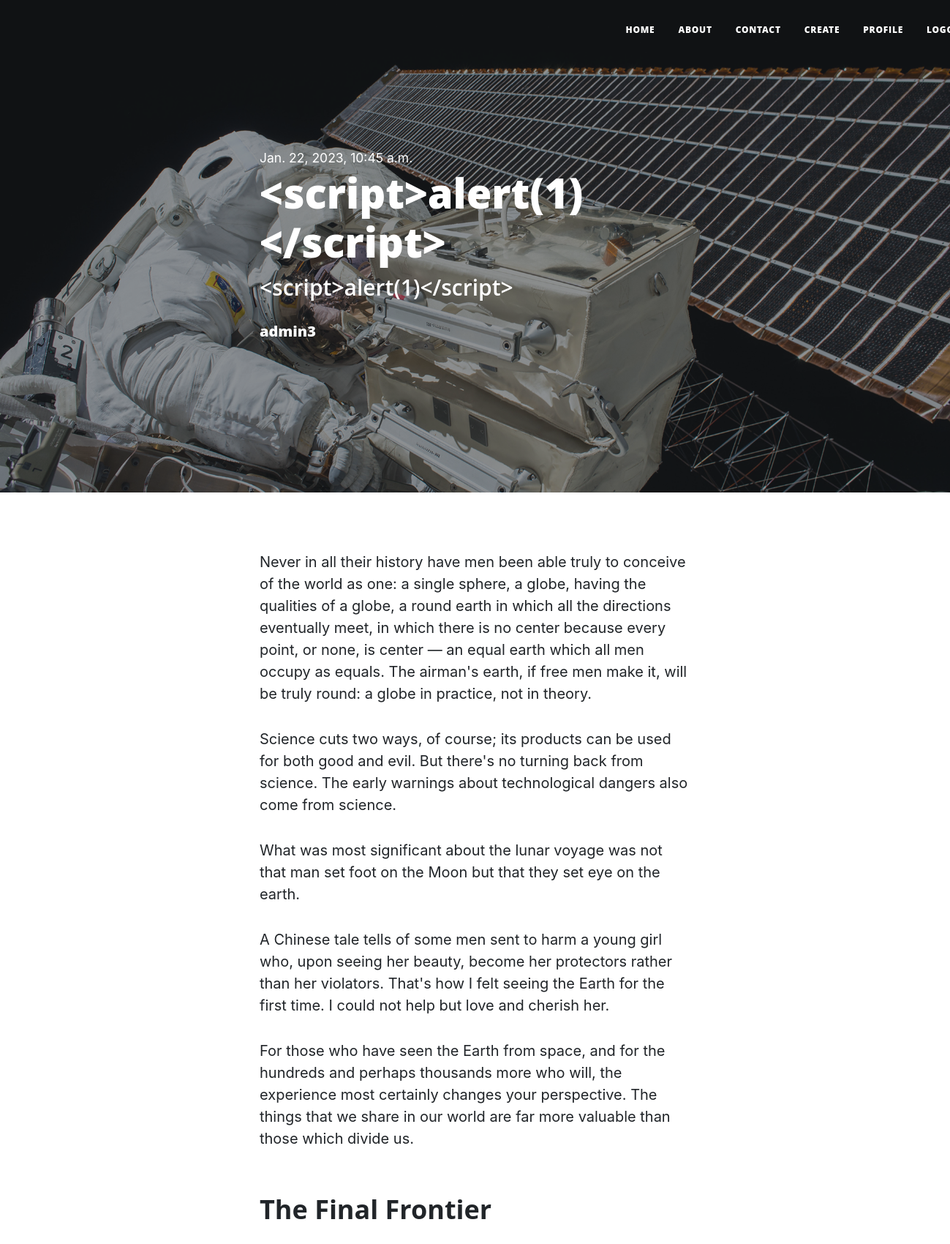
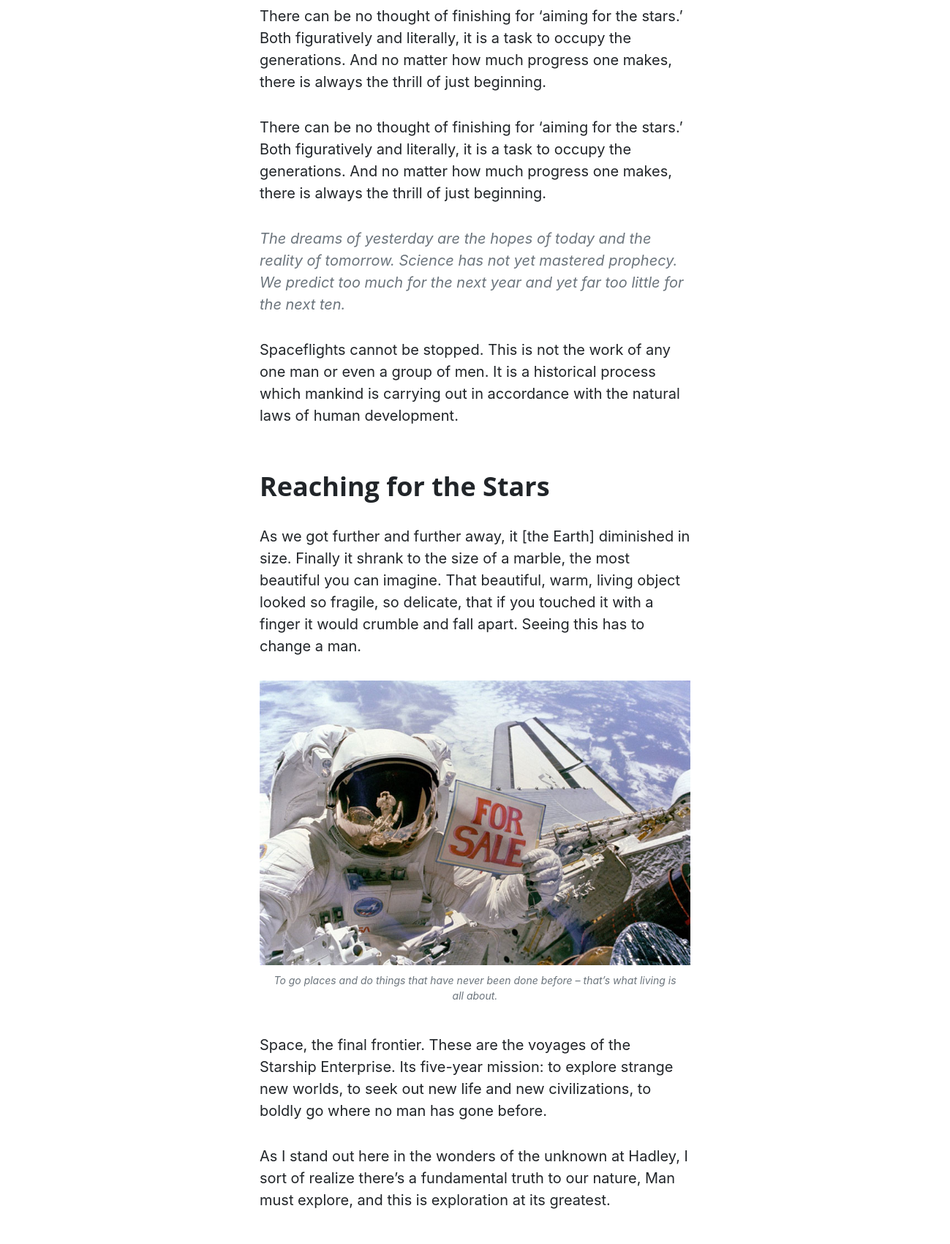
Page /post/11/ (signed in, upper part) on the committed database (2 pictures, top to bottom).
### posts/models.py (models this page shows, shortened)
class Post(models.Model):
    author=models.ForeignKey(User, on_delete=models.CASCADE)
    title=models.CharField(max_length=100)
    content=models.CharField(max_length=1000)
    date_posted = models.DateTimeField(default=timezone.now)

### posts/views.py (the view)
# urls.py: path('post/<int:pk>/', PostDetailView.as_view(),name='post'),
class PostDetailView(LoginRequiredMixin, DetailView):
    model = Post
    paginate_by=10
    template_name = 'posts/post.html'

### posts/templates/posts/post.html (shortened to what this page needs)
{% extends "index.html" %}
{% load static %}
{% block body %}
        <header class="masthead" style="background-image: url({% static 'assets/img/post-bg.jpg' %})">
            <div class="container position-relative px-4 px-lg-5">
                <div class="row gx-4 gx-lg-5 justify-content-center">
                    <div class="col-md-10 col-lg-8 col-xl-7">
                        <div class="post-heading">
                            <small class="">{{ object.date_posted }}</small> <br>
                            <h1>{{post.title}}</h1>
                            <h2 class="subheading">{{post.content}}</h2>
                            <h5>{{object.author}}</h5>
                        </div>
                    </div>
                </div>
            </div>
        </header>
        <article class="mb-4">
            <div class="container px-4 px-lg-5">
                <div class="row gx-4 gx-lg-5 justify-content-center">
                    <div class="col-md-10 col-lg-8 col-xl-7">
                        <p>Never in all their history have men been able truly to conceive of the world as one: a single sphere, a globe, having the qualities of a globe, a round earth in which all the directions eventually meet, in which there is no center because every point, or none, is center — an equal earth which all men occupy as equals. The airman's earth, if free men make it, will be truly round: a globe in practice, not in theory.</p>
                        <p>Science cuts two ways, of course; its products can be used for both good and evil. But there's no turning back from science. The early warnings about technological dangers also come from science.</p>
                        <p>What was most significant about the lunar voyage was not that man set foot on the Moon but that they set eye on the earth.</p>
                        <p>A Chinese tale tells of some men sent to harm a young girl who, upon seeing her beauty, become her protectors rather than her violators. That's how I felt seeing the Earth for the first time. I could not help but love and cherish her.</p>
                        <p>For those who have seen the Earth from space, and for the hundreds and perhaps thousands more who will, the experience most certainly changes your perspective. The things that we share in our world are far more valuable than those which divide us.</p>
                        <h2 class="section-heading">The Final Frontier</h2>
                        <p>There can be no thought of finishing for ‘aiming for the stars.’ Both figuratively and literally, it is a task to occupy the generations. And no matter how much progress one makes, there is always the thrill of just beginning.</p>
                        <p>There can be no thought of finishing for ‘aiming for the stars.’ Both figuratively and literally, it is a task to occupy the generations. And no matter how much progress one makes, there is always the thrill of just beginning.</p>
                        <blockquote class="blockquote">The dreams of yesterday are the hopes of today and the reality of tomorrow. Science has not yet mastered prophecy. We predict too much for the next year and yet far too little for the next ten.</blockquote>
                        <p>Spaceflights cannot be stopped. This is not the work of any one man or even a group of men. It is a historical process which mankind is carrying out in accordance with the natural laws of human development.</p>
                        <h2 class="section-heading">Reaching for the Stars</h2>
                        <p>As we got further and further away, it [the Earth] diminished in size. Finally it shrank to the size of a marble, the most beautiful you can imagine. That beautiful, warm, living object looked so fragile, so delicate, that if you touched it with a finger it would crumble and fall apart. Seeing this has to change a man.</p>
                        <a href="#!"><img class="img-fluid" src="assets/img/post-sample-image.jpg" alt="..." /></a>
                        <span class="caption text-muted">To go places and do things that have never been done before – that’s what living is all about.</span>
                        <p>Space, the final frontier. These are the voyages of the Starship Enterprise. Its five-year mission: to explore strange new worlds, to seek out new life and new civilizations, to boldly go where no man has gone before.</p>
                        <p>As I stand out here in the wonders of the unknown at Hadley, I sort of realize there’s a fundamental truth to our nature, Man must explore, and this is exploration at its greatest.</p>
                    </div>
                </div>
            </div>
        </article>
        {% endblock body %}

### rows in the picture
Post: date_posted "Jan. 22, 2023, 10:45 a.m.", title "<script>alert(1)</script>", content "<script>alert(1)</script>", author "admin3"
